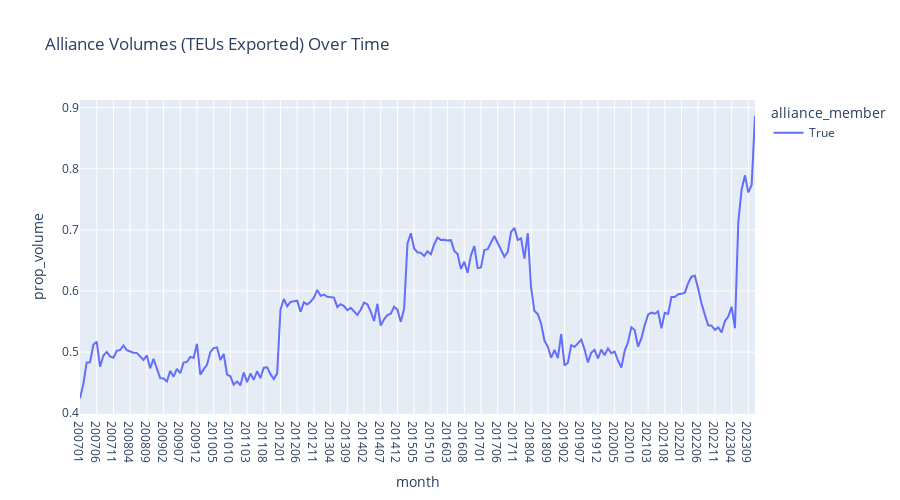

Write notebook code for a chart like this one.
### Code cell
df = (
    exports_lf
    #group by alliance and year
    .group_by('alliance_member', 'month')
    .agg(pl.col('teus').sum())
    #get proportion 
    .with_columns((pl.col('teus')/pl.col('teus').sum().over('month')).alias('prop_volume'))
    .sort(by='month')
    .collect()
)

#plot
fig = px.line(
    df.filter(pl.col('alliance_member')==1), x='month', y='prop_volume',
    color='alliance_member',
    title='Alliance Volumes (TEUs Exported) Over Time',
    width=900,
    height=500
    )

fig.show()

### Figure 1 — Plotly figure (JSON) as saved in the notebook; plotly's stock layout.template omitted (floating-point values rounded to 4 significant figures; data arrays with more than 128 entries replaced by an {"elided": "..."} marker saying what was removed)
{"data": [{"hovertemplate": "alliance_member=True<br>month=%{x}<br>prop_volume=%{y}<extra></extra>", "legendgroup": "True", "line": {"color": "#636efa", "dash": "solid"}, "marker": {"symbol": "circle"}, "mode": "lines", "name": "True", "orientation": "v", "showlegend": true, "type": "scatter", "x": {"elided": "203 str values"}, "xaxis": "x", "y": {"elided": "203 float values"}, "yaxis": "y"}], "layout": {"height": 500, "legend": {"title": {"text": "alliance_member"}, "tracegroupgap": 0}, "title": {"text": "Alliance Volumes (TEUs Exported) Over Time"}, "width": 900, "xaxis": {"anchor": "y", "domain": [0, 1], "title": {"text": "month"}}, "yaxis": {"anchor": "x", "domain": [0, 1], "title": {"text": "prop_volume"}}}}
